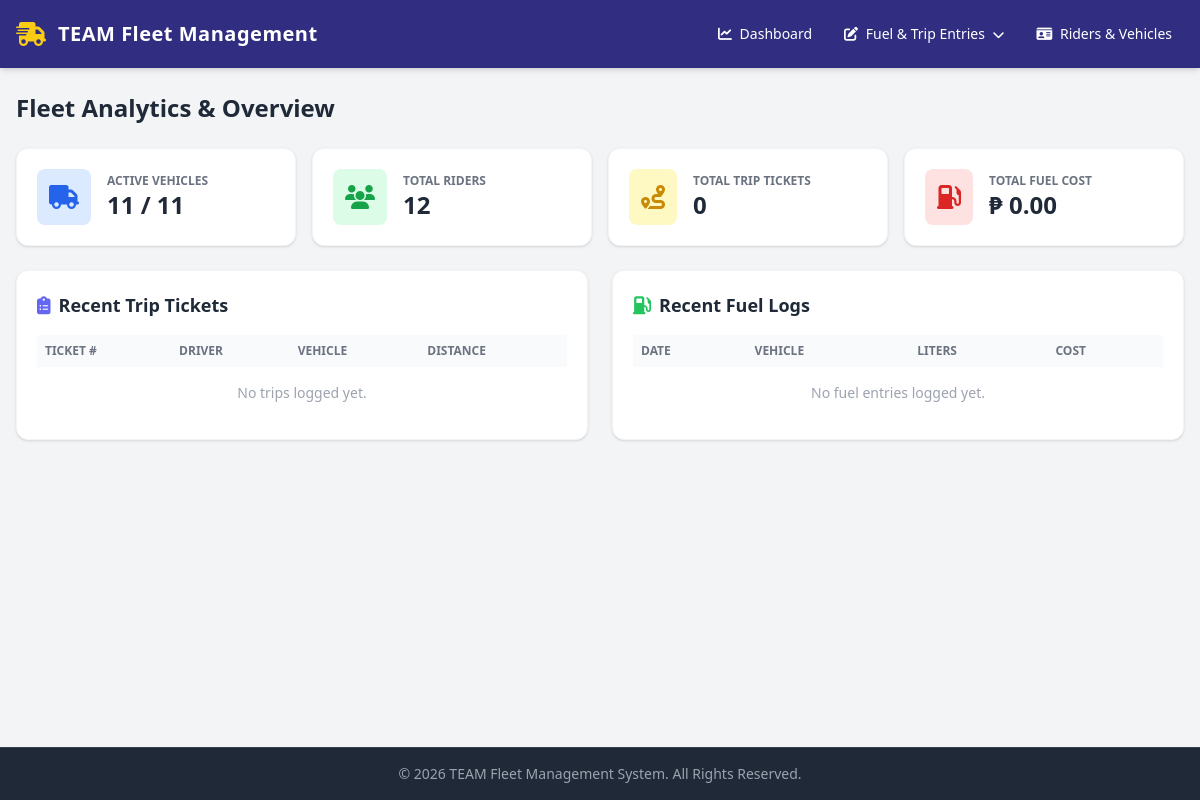
Before: /legacy/ with the older database file.
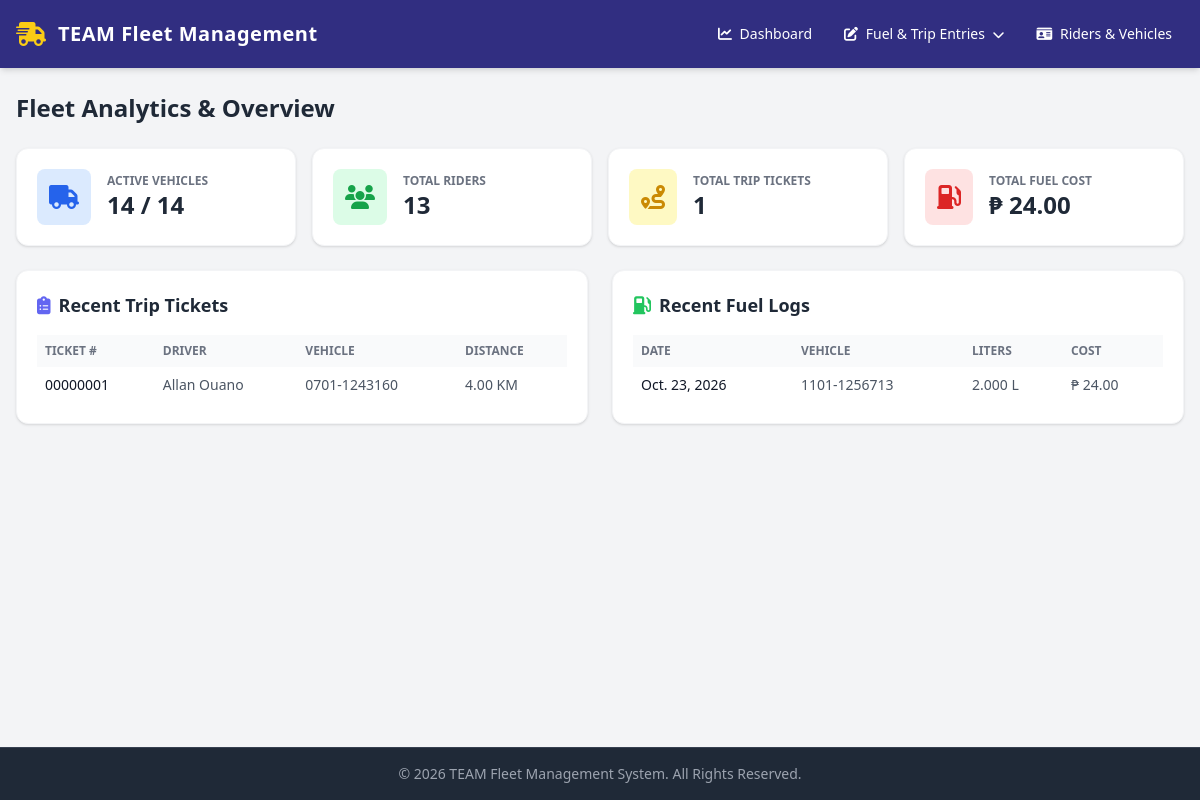
After: the same page with the newer database file.
### apps/fleet/models.py (models this page shows, shortened)
class TripTicket(models.Model):
    STATUS_CHOICES = [
        ("Scheduled", "Scheduled"),
        ("In Progress", "In Progress"),
        ("Completed", "Completed"),
        ("Cancelled", "Cancelled"),
    ]
    ticket_number = models.CharField(
        max_length=50, unique=True, verbose_name="Trip Ticket Number"
    )
    date = models.DateField(default=timezone.now, verbose_name="Date")
    driver = models.ForeignKey(
        Rider, on_delete=models.CASCADE, related_name="trip_tickets"
    )
    vehicle = models.ForeignKey(
        Vehicle, on_delete=models.CASCADE, related_name="trip_tickets"
    )
    origin = models.CharField(max_length=200, default="Central Logistics Hub")
    destination = models.CharField(
        max_length=200, default="Regional Distribution Point"
    )
    purpose = models.CharField(
        max_length=255, blank=True, default="Operational Deliveries & Routing"
    )
    status = models.CharField(
        max_length=20, choices=STATUS_CHOICES, default="Completed"
    )
    start_odometer = models.FloatField(verbose_name="Start Odometer (KM)")
    end_odometer = models.FloatField(verbose_name="End Odometer (KM)")
    start_time = models.DateTimeField(null=True, blank=True)
    end_time = models.DateTimeField(null=True, blank=True)
    fuel_consumed_liters = models.DecimalField(
        max_digits=8, decimal_places=2, default=0.0
    )
    class Meta:
        verbose_name = "Trip Ticket"
        verbose_name_plural = "Trip Tickets"
        ordering = ["-date", "-id"]
    @property
    def total_distance(self):
        if self.end_odometer and self.start_odometer:
            return max(0.0, round(self.end_odometer - self.start_odometer, 2))
        return 0.0

class Rider(models.Model):
    STATUS_CHOICES = [
        ("Active", "Active"),
        ("On Leave", "On Leave"),
        ("Inactive", "Inactive"),
    ]
    driver_name = models.CharField(max_length=150, verbose_name="Driver / Rider Name")
    assigned_vehicle = models.ForeignKey(
        Vehicle,
        on_delete=models.SET_NULL,
        null=True,
        blank=True,
        related_name="assigned_riders",
    )
    status = models.CharField(
        max_length=20, choices=STATUS_CHOICES, default="Active", verbose_name="Status"
    )
    license_number = models.CharField(max_length=50, blank=True, default="")
    contact_number = models.CharField(max_length=30, blank=True, default="")
    safety_score = models.FloatField(default=95.0)
    total_trips = models.IntegerField(default=0)
    total_distance = models.FloatField(default=0.0)

class Vehicle(models.Model):
    VEHICLE_MAKE = [
        ("Yamaha", "Yamaha"),
        ("Honda", "Honda"),
        ("Toyota", "Toyota"),
        ("Ford", "Ford"),
        ("Suzuki", "Suzuki"),
        ("Nissan", "Nissan"),
        ("Mitsubishi", "Mitsubishi"),
        ("Isuzu", "Isuzu"),
        ("Hyundai", "Hyundai"),
        ("Kia", "Kia"),
    ]
    VEHICLE_MODEL = [
        ("NMAX", "NMAX"),
        ("Hilux", "Hilux"),
        ("Avanza", "Avanza"),
        ("F-150", "F-150"),
        ("Silverado", "Silverado"),
        ("Altima", "Altima"),
        ("Outlander", "Outlander"),
        ("D-Max", "D-Max"),
        ("Elantra", "Elantra"),
        ("Sorento", "Sorento"),
    ]
    VEHICLE_TYPE = [
        ("MTC", "Motorcycle"),
        ("SED", "Sedan"),
        ("SUV", "SUV"),
        ("TRK", "Truck"),
        ("VAN", "Van"),
    ]
    FUEL_TYPE = [
        ("GAS", "Gasoline"),
        ("DSL", "Diesel"),
        ("ELE", "Electric"),
        ("HYB", "Hybrid"),
    ]
    STATUS_CHOICES = [
        ("Active", "Active"),
        ("Maintenance", "Maintenance"),
        ("Inactive", "Inactive"),
    ]
    plate_number = models.CharField(
        max_length=20, unique=True, verbose_name="Plate Number"
    )
    vehicle_make = models.CharField(
        max_length=50,
        choices=VEHICLE_MAKE,
        verbose_name="Make",
    )
    vehicle_model = models.CharField(
        max_length=100,
        choices=VEHICLE_MODEL,
        verbose_name="Model Name",
    )
    vehicle_type = models.CharField(
        max_length=50,
        choices=VEHICLE_TYPE,
        verbose_name="Vehicle Type",
    )
    fuel_type = models.CharField(
        max_length=50,
        choices=FUEL_TYPE,
        verbose_name="Fuel Type",
    )
    mileage = models.DecimalField(
        max_digits=10,
        decimal_places=2,
        default=0.0,
        verbose_name="Mileage (KM)",
    )
    status = models.CharField(
        max_length=20,
        choices=STATUS_CHOICES,
        default="Active",
        verbose_name="Status",
    )
    current_latitude = models.FloatField(default=14.5995, null=True, blank=True)
    current_longitude = models.FloatField(default=120.9842, null=True, blank=True)
    current_speed = models.FloatField(default=0.0)
    current_heading = models.FloatField(default=0.0)
    current_fuel_level = models.FloatField(default=100.0)  # Percentage 0-100
    last_heartbeat = models.DateTimeField(null=True, blank=True)
    last_known_address = models.CharField(max_length=255, blank=True, default="")
    created_at = models.DateTimeField(auto_now_add=True)
    updated_at = models.DateTimeField(auto_now=True)
    class Meta:
        ordering = ["vehicle_make", "vehicle_model"]
        verbose_name = "Vehicle"
        verbose_name_plural = "Vehicles"

class FuelLog(models.Model):
    receipt_number = models.CharField(
        max_length=100, blank=True, null=True, verbose_name="Receipt / Invoice Number"
    )
    date = models.DateField(default=timezone.now)
    fuel_station = models.CharField(max_length=150, verbose_name="Gas Station / Vendor")
    driver = models.ForeignKey(
        Rider, on_delete=models.CASCADE, related_name="fuel_logs"
    )
    vehicle = models.ForeignKey(
        Vehicle, on_delete=models.CASCADE, related_name="fuel_logs"
    )
    liters = models.DecimalField(
        max_digits=10, decimal_places=3, verbose_name="Liters Pumped"
    )
    cost_per_liter = models.DecimalField(
        max_digits=10, decimal_places=2, verbose_name="Cost per Liter"
    )
    total_amount = models.DecimalField(
        max_digits=12, decimal_places=2, verbose_name="Total Amount"
    )
    odometer_reading = models.FloatField(default=0.0)
    notes = models.TextField(blank=True, default="")
    class Meta:
        verbose_name = "Fuel Log"
        verbose_name_plural = "Fuel Logs"
        ordering = ["-date", "-id"]

### apps/fleet/views.py (the view)
# urls.py: path('legacy/', views.dashboard_view, name='dashboard'),
def dashboard_view(request):
    total_vehicles = Vehicle.objects.count()
    active_vehicles = Vehicle.objects.filter(status="Active").count()
    total_riders = Rider.objects.count()
    total_trips = TripTicket.objects.count()
    fuel_stats = FuelLog.objects.aggregate(
        total_liters=Sum("liters"), total_cost=Sum("total_amount")
    )
    recent_trips = TripTicket.objects.select_related("driver", "vehicle").order_by("-date", "-id")[:5]
    recent_fuel = FuelLog.objects.select_related("driver", "vehicle").order_by("-date", "-id")[:5]
    context = {
        "total_vehicles": total_vehicles,
        "active_vehicles": active_vehicles,
        "total_riders": total_riders,
        "total_trips": total_trips,
        "total_fuel_liters": fuel_stats["total_liters"] or 0,
        "total_fuel_cost": fuel_stats["total_cost"] or 0,
        "recent_trips": recent_trips,
        "recent_fuel": recent_fuel,
    }
    return render(request, "fleet/dashboard.html", context)

### apps/fleet/templates/fleet/dashboard.html (shortened to what the changed rows need)
{% extends 'fleet/base.html' %}  {% block content %}
<div class="space-y-6">
  <div class="flex justify-between items-center">
    <h1 class="text-2xl font-bold text-gray-800">Fleet Analytics & Overview</h1>
  </div>
  <div class="grid grid-cols-1 sm:grid-cols-2 lg:grid-cols-4 gap-4">
    <div
      class="bg-white p-5 rounded-xl shadow border border-gray-100 flex items-center space-x-4"
    >
      <div>
        <p class="text-xs text-gray-500 uppercase font-semibold">
          Active Vehicles
        </p>
        <p class="text-2xl font-bold text-gray-800">
          {{ active_vehicles }} / {{ total_vehicles }}
        </p>
      </div>
    </div>
    <div
      class="bg-white p-5 rounded-xl shadow border border-gray-100 flex items-center space-x-4"
    >
      <div>
        <p class="text-xs text-gray-500 uppercase font-semibold">
          Total Riders
        </p>
        <p class="text-2xl font-bold text-gray-800">{{ total_riders }}</p>
      </div>
    </div>
    <div
      class="bg-white p-5 rounded-xl shadow border border-gray-100 flex items-center space-x-4"
    >
      <div>
        <p class="text-xs text-gray-500 uppercase font-semibold">
          Total Trip Tickets
        </p>
        <p class="text-2xl font-bold text-gray-800">{{ total_trips }}</p>
      </div>
    </div>
    <div
      class="bg-white p-5 rounded-xl shadow border border-gray-100 flex items-center space-x-4"
    >
      <div>
        <p class="text-xs text-gray-500 uppercase font-semibold">
          Total Fuel Cost
        </p>
        <p class="text-2xl font-bold text-gray-800">
          ₱ {{ total_fuel_cost|floatformat:2 }}
        </p>
      </div>
    </div>
  </div>
  <div class="grid grid-cols-1 lg:grid-cols-2 gap-6">
    <div class="bg-white rounded-xl shadow border border-gray-100 p-5">
      <h2 class="text-lg font-bold text-gray-800 mb-4 flex items-center">
        <i class="fa-solid fa-clipboard-list text-indigo-500 mr-2"></i> Recent
        Trip Tickets
      </h2>
      <div class="overflow-x-auto">
        <table class="w-full text-left text-sm text-gray-600">
          <thead class="bg-gray-50 text-xs uppercase text-gray-500">
            <tr>
              <th class="p-2">Ticket #</th>
              <th class="p-2">Driver</th>
              <th class="p-2">Vehicle</th>
              <th class="p-2">Distance</th>
            </tr>
          </thead>
          <tbody class="divide-y">
            {% for trip in recent_trips %}
            <tr>
              <td class="p-2 font-medium text-gray-900">
                {{ trip.ticket_number }}
              </td>
              <td class="p-2">{{ trip.driver.driver_name }}</td>
              <td class="p-2">{{ trip.vehicle.plate_number }}</td>
              <td class="p-2">{{ trip.total_distance|floatformat:2 }} KM</td>
            </tr>
            {% empty %}
            <tr>
              <td colspan="4" class="p-4 text-center text-gray-400">
                No trips logged yet.
              </td>
            </tr>
            {% endfor %}
          </tbody>
        </table>
      </div>
    </div>
    <div class="bg-white rounded-xl shadow border border-gray-100 p-5">
      <h2 class="text-lg font-bold text-gray-800 mb-4 flex items-center">
        <i class="fa-solid fa-gas-pump text-green-500 mr-2"></i> Recent Fuel
        Logs
      </h2>
      <div class="overflow-x-auto">
        <table class="w-full text-left text-sm text-gray-600">
          <thead class="bg-gray-50 text-xs uppercase text-gray-500">
            <tr>
              <th class="p-2">Date</th>
              <th class="p-2">Vehicle</th>
              <th class="p-2">Liters</th>
              <th class="p-2">Cost</th>
            </tr>
          </thead>
          <tbody class="divide-y">
            {% for fuel in recent_fuel %}
            <tr>
              <td class="p-2 font-medium text-gray-900">{{ fuel.date }}</td>
              <td class="p-2">{{ fuel.vehicle.plate_number }}</td>
              <td class="p-2">{{ fuel.liters }} L</td>
              <td class="p-2">₱ {{ fuel.total_amount|floatformat:2 }}</td>
            </tr>
            {% empty %}
            <tr>
              <td colspan="4" class="p-4 text-center text-gray-400">
                No fuel entries logged yet.
              </td>
            </tr>
            {% endfor %}
          </tbody>
        </table>
      </div>
    </div>
  </div>
</div>
{% endblock %}

Changed rows visible on the page:
added TripTicket: ticket_number "00000001", driver.driver_name "Allan Ouano", vehicle.plate_number "0701-1243160", total_distance "4.00"
added FuelLog: date "Oct. 23, 2026", vehicle.plate_number "1101-1256713", liters "2.000", total_amount "24.00"
Other visible differences:
{{ active_vehicles }}: "11" → "14"
{{ total_vehicles }}: "11" → "14"
{{ total_riders }}: "12" → "13"
{{ total_trips }}: "0" → "1"
{{ total_fuel_cost|floatformat:2 }}: "0.00" → "24.00"
text no longer shown: "No trips logged yet. No fuel entries logged yet."
